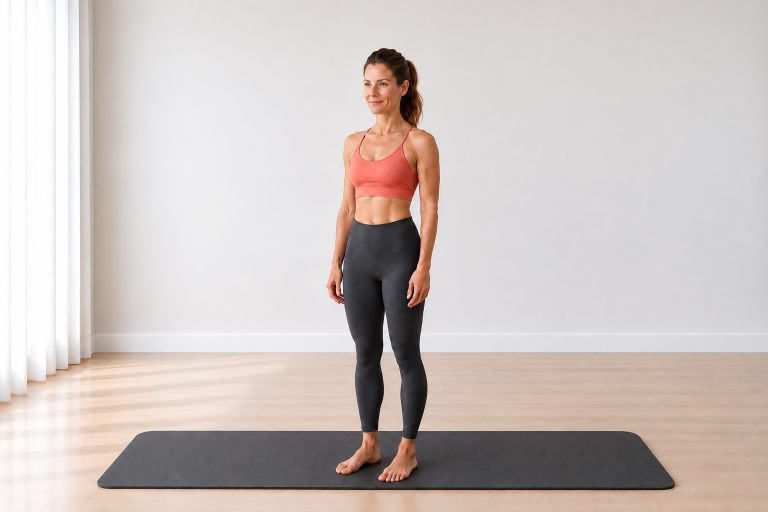
#> input picture Pilates Assets/02_Exercise_Cards/Chest Opener/chest_opener_start.png, 1536 x 1024 px (shown at 1/2 size); the run also reads 1 picture not shown here
$ python build_chest_opener_cards.py
#> lines starting #> are read from the running program, lines starting #| are printed output that depends on the picture; after the words box and inside, x2 and y2 are one past the last pixel; in counts of white or black regions, pixels touching at a corner belong together
# -*- coding: utf-8 -*-
from pathlib import Path
import hashlib

from PIL import Image, ImageDraw, ImageFont, ImageOps


BASE = Path(__file__).resolve().parent
START = BASE / "chest_opener_start.png"
HERO = BASE / "chest_opener_hero.png"
GUIDE = BASE / "chest_opener_guide_card_v04.png"
STEP = BASE / "chest_opener_step_by_step_v04.png"

EXPECTED = {
    START: "ab5a7b2330678b5dbb3c52936b8b716c2842a5a10791bff6366765aa708690b4",
    HERO: "4583691f3fd532642d0b592efaa480cc1d532e002ef807e9ba8053adc4032f1c",
}

BG = (244, 251, 250)
CARD = (255, 255, 255)
INK = (38, 44, 47)
MUTED = (101, 115, 119)
TEAL = (20, 154, 154)
TEAL_D = (14, 122, 123)
LINE = (210, 232, 230)
SOFT = (231, 247, 246)
WARN = (255, 247, 244)
WARN_LINE = (242, 220, 216)
WARN_ICON = (199, 92, 84)
FONT_DIR = Path(r"C:\Windows\Fonts")

GUIDE_HOW = [
    ("1", "Postav se vzpřímeně, chodidla dej přibližně na šířku kyčlí a paže nech volně podél těla."),
    ("2", "S nádechem spoj ruce za tělem, ramena stáhni dolů a dozadu a jemně otevři hrudník."),
    ("3", "S výdechem pomalu uvolni ruce a vrať paže kontrolovaně do výchozí polohy."),
]

GUIDE_WATCH = (
    "Nezvedej ramena k uším, nezakláněj hlavu a neotevírej hrudník "
    "prohnutím v bedrech."
)

STEP_TEXTS = [
    (
        "KROK 1",
        "START",
        START,
        "Postav se vzpřímeně, chodidla dej přibližně na šířku kyčlí a paže nech volně podél těla.",
    ),
    (
        "KROK 2",
        "OTEVŘENÍ HRUDNÍKU",
        HERO,
        "S nádechem spoj ruce za tělem. Ramena stáhni dolů a dozadu a jemně otevři hrudník.",
    ),
    (
        "KROK 3",
        "NÁVRAT",
        START,
        "S výdechem pomalu uvolni ruce a vrať paže kontrolovaně do výchozí polohy.",
    ),
]

STEP_BREATH = "Nádech při otevření hrudníku. Výdech při návratu."
STEP_WATCH = (
    "Žebra nevytlačuj dopředu. Neprohýbej bedra, nezvedej ramena k uším "
    "a hlavu drž v neutrální poloze."
)


def sha256(path):
    return hashlib.sha256(path.read_bytes()).hexdigest()


def font(name, size):
#> called with name = 'arialbd.ttf', size = 44
    for candidate in (FONT_DIR / name, FONT_DIR / "arial.ttf", FONT_DIR / "segoeui.ttf"):
        if candidate.exists():
            return ImageFont.truetype(str(candidate), size)
    return ImageFont.load_default()


F = {
    "title": font("arialbd.ttf", 44),
    "h2": font("arialbd.ttf", 25),
    "h3": font("arialbd.ttf", 20),
    "body": font("arial.ttf", 22),
    "small": font("arial.ttf", 17),
    "small_b": font("arialbd.ttf", 17),
    "tiny": font("arial.ttf", 14),
    "step_title": font("arialbd.ttf", 38),
    "step_h": font("arialbd.ttf", 24),
    "step_body": font("arial.ttf", 23),
}


def rounded(draw, box, radius=28, fill=CARD, outline=LINE, width=2):
    draw.rounded_rectangle(box, radius=radius, fill=fill, outline=outline, width=width)


def wrap_text(draw, text, selected_font, max_width):
    words = text.split()
    lines = []
    current = ""
    for word in words:
        candidate = (current + " " + word).strip()
        if draw.textbbox((0, 0), candidate, font=selected_font)[2] <= max_width or not current:
            current = candidate
        else:
            lines.append(current)
            current = word
    if current:
        lines.append(current)
    return lines


def draw_wrapped(draw, xy, text, selected_font, fill, max_width, line_gap=7):
    x, y = xy
    last_bottom = y
    for line in wrap_text(draw, text, selected_font, max_width):
        draw.text((x, y), line, font=selected_font, fill=fill)
        bbox = draw.textbbox((x, y), line, font=selected_font)
        last_bottom = bbox[3]
        y += draw.textbbox((0, 0), line, font=selected_font)[3] + line_gap
    return y, last_bottom


def fit_image(path, size, centering=(0.5, 0.5)):
    with Image.open(path) as source:
        return ImageOps.fit(
            source.convert("RGB"),
            size,
            method=Image.Resampling.LANCZOS,
            centering=centering,
        )


def paste_round(base, image, box, radius=22):
    x1, y1, x2, y2 = box
    size = (x2 - x1, y2 - y1)
    if image.size != size:
        image = image.resize(size, Image.Resampling.LANCZOS)
    mask = Image.new("L", size, 0)
    ImageDraw.Draw(mask).rounded_rectangle((0, 0, size[0], size[1]), radius=radius, fill=255)
    base.paste(image, (x1, y1), mask)


def center_text(draw, box, text, selected_font, fill):
    x1, y1, x2, y2 = box
    bbox = draw.textbbox((0, 0), text, font=selected_font)
    x = x1 + (x2 - x1 - (bbox[2] - bbox[0])) / 2
    y = y1 + (y2 - y1 - (bbox[3] - bbox[1])) / 2 - 2
    draw.text((x, y), text, font=selected_font, fill=fill)


def pill(draw, xy, text, selected_font, fill=SOFT, outline=LINE, text_fill=TEAL_D):
    x, y = xy
    bbox = draw.textbbox((0, 0), text, font=selected_font)
    pad_x, pad_y = 16, 8
    box = (x, y, x + bbox[2] - bbox[0] + pad_x * 2, y + bbox[3] - bbox[1] + pad_y * 2)
    draw.rounded_rectangle(box, radius=16, fill=fill, outline=outline, width=1)
    draw.text((x + pad_x, y + pad_y - 1), text, font=selected_font, fill=text_fill)
    return box[2] + 8


def draw_icon(draw, center, kind, color=TEAL):
    x, y = center
    if kind == "breath":
        draw.arc((x - 8, y - 8, x + 8, y + 8), 25, 320, fill=color, width=3)
        draw.line((x + 7, y - 8, x + 12, y - 8, x + 12, y - 3), fill=color, width=3)
    elif kind == "focus":
        draw.ellipse((x - 8, y - 8, x + 8, y + 8), outline=color, width=3)
        draw.ellipse((x - 3, y - 3, x + 3, y + 3), fill=color)
    elif kind == "repeat":
        draw.arc((x - 9, y - 7, x + 9, y + 7), 200, 20, fill=color, width=3)
        draw.polygon([(x + 8, y - 8), (x + 14, y - 5), (x + 9, y - 1)], fill=color)
    elif kind == "warn":
        draw.polygon([(x, y - 10), (x - 10, y + 9), (x + 10, y + 9)], outline=color, width=3)
        draw.line((x, y - 3, x, y + 3), fill=color, width=2)
        draw.ellipse((x - 1, y + 6, x + 1, y + 8), fill=color)


def ensure_bottom_margin(name, bottom, card_bottom, minimum=20):
    margin = card_bottom - bottom
    if margin < minimum:
        raise RuntimeError(f"{name} bottom margin {margin}px is below {minimum}px")
    return margin


def verify_sources():
    for path, expected_hash in EXPECTED.items():
        if not path.exists():
            raise FileNotFoundError(path)
        with Image.open(path) as image:
#> image is the input picture: PIL image 1536x1024 RGB; mean R, G, B 204.2, 195.1, 191.6
            if image.size != (1536, 1024):
                raise RuntimeError(f"Unexpected source size for {path.name}: {image.size}")
        actual_hash = sha256(path)
        if actual_hash != expected_hash:
            raise RuntimeError(f"SHA mismatch for {path.name}: {actual_hash} != {expected_hash}")
#> pass 2 of the loop in verify_sources, `for path, expected_hash in EXPECTED.items():`:
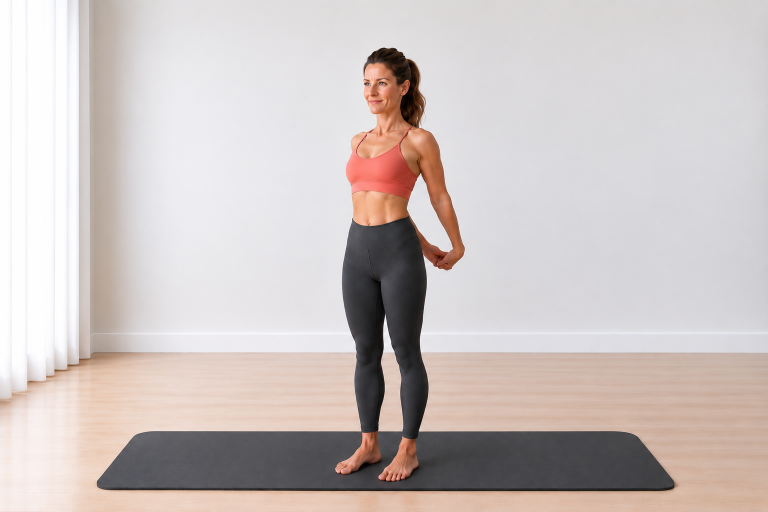
#> input picture Pilates Assets/02_Exercise_Cards/Chest Opener/chest_opener_hero.png, 1536 x 1024 px (shown at 1/2 size)
#> in verify_sources, image is the input picture: PIL image 1536x1024 RGB; mean R, G, B 204.1, 195, 192.9


def build_guide():
    image = Image.new("RGB", (780, 1688), BG)
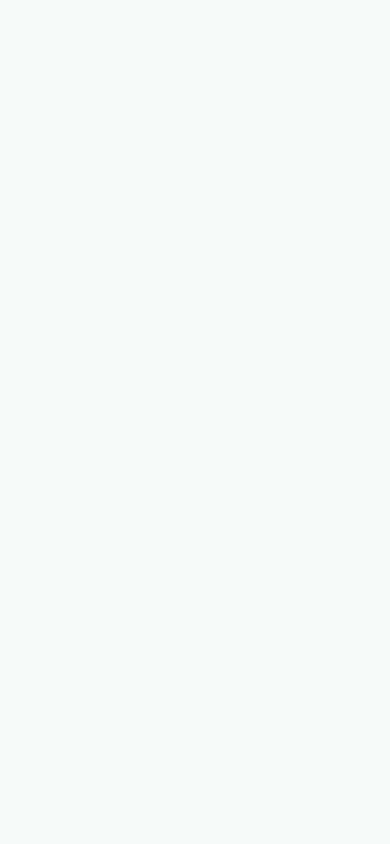
#> image: PIL image 780x1688 RGB (shown at 1/2 size); mean R, G, B 244, 251, 250
    draw = ImageDraw.Draw(image)

    rounded(draw, (34, 34, 746, 132), 28, CARD, LINE, 2)
    draw.text((62, 52), "OTEVŘENÍ HRUDNÍKU", font=F["title"], fill=INK)
    draw.text((62, 98), "Chest Opener", font=F["small_b"], fill=TEAL_D)
    draw_wrapped(
        draw,
        (62, 118),
        "Uvolňuje hrudník a ramena. Podporuje vzpřímené držení těla.",
        F["tiny"],
        MUTED,
        650,
        2,
    )
    x = pill(draw, (62, 142), "Mobilita hrudníku", F["small_b"])
#> x = 190
    pill(draw, (x, 142), "Uvolnění ramen", F["small_b"])

    rounded(draw, (34, 196, 746, 653), 28, CARD, LINE, 2)
    paste_round(image, fit_image(HERO, (680, 393), (0.5, 0.48)), (50, 218, 730, 611), 22)
#> in paste_round, `x1, y1, x2, y2 = box`: x1 = 50; y1 = 218; x2 = 730; y2 = 611
#> in paste_round, `size = (x2 - x1, y2 - y1)`: size = (680, 393)
#> in paste_round, `mask = Image.new("L", size, 0)`: mask: PIL image 680x393 L; every value is 0
#> in paste_round, `ImageDraw.Draw(mask).rounded_rectangle((0, 0, size[0], size[1]), radiu..`:
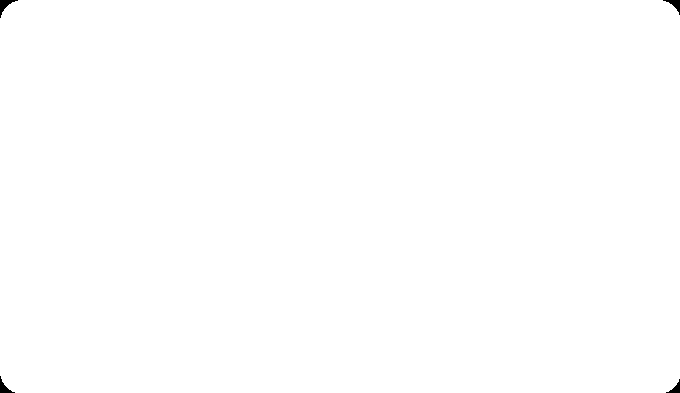
#> mask: PIL image 680x393 L; 99.9% white; 4 black regions, box (x1, y1, x2, y2) and area: (0, 0, 18, 18) 111, (663, 0, 680, 15) 93, (0, 376, 15, 393) 93, (666, 379, 680, 393) 76

    mini_y, mini_w, mini_h, gap = 675, 218, 146, 22
    xs = [34, 34 + mini_w + gap, 34 + 2 * (mini_w + gap)]
    labels = [
        ("START", "Paže podél těla"),
        ("OTEVŘENÍ", "Ruce spoj za tělem"),
        ("NÁVRAT", "Pomalu uvolni"),
    ]
    for index, (x0, (label, caption), path) in enumerate(zip(xs, labels, (START, HERO, START)), 1):
        rounded(draw, (x0, mini_y, x0 + mini_w, mini_y + mini_h + 58), 22, CARD, LINE, 2)
        paste_round(
            image,
            fit_image(path, (mini_w - 22, mini_h), (0.5, 0.48)),
            (x0 + 11, mini_y + 10, x0 + mini_w - 11, mini_y + 10 + mini_h),
            16,
        )
#> call 2 of fit_image, with size = (196, 146), centering = (0.5, 0.48)
#> in fit_image (call 2), `return ImageOps.fit( source.convert("RGB"), size, method=Image.Resampl..`:
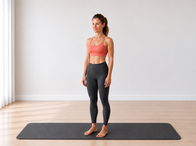
#> returned value: PIL image 196x146 RGB; mean R, G, B 201.5, 191.9, 188.3
#> call 2 of paste_round, with box = (45, 685, 241, 831), radius = 16
#> in paste_round (call 2), `x1, y1, x2, y2 = box`: x1 = 45; y1 = 685; x2 = 241; y2 = 831
#> in paste_round (call 2), `size = (x2 - x1, y2 - y1)`: size = (196, 146)
#> in paste_round (call 2), `mask = Image.new("L", size, 0)`: mask: PIL image 196x146 L; every value is 0
#> in paste_round (call 2), `ImageDraw.Draw(mask).rounded_rectangle((0, 0, size[0], size[1]), radiu..`:
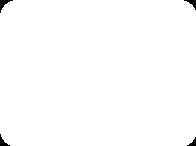
#> mask: PIL image 196x146 L; 99.3% white; 4 black regions, box (x1, y1, x2, y2) and area: (0, 0, 13, 13) 61, (184, 0, 196, 10) 48, (0, 134, 10, 146) 48, (187, 137, 196, 146) 36
        draw.ellipse((x0 + 15, mini_y + 15, x0 + 43, mini_y + 43), fill=TEAL)
        center_text(draw, (x0 + 15, mini_y + 15, x0 + 43, mini_y + 43), str(index), F["tiny"], (255, 255, 255))
        center_text(draw, (x0 + 8, mini_y + mini_h + 14, x0 + mini_w - 8, mini_y + mini_h + 40), label, F["small_b"], INK)
        center_text(draw, (x0 + 8, mini_y + mini_h + 38, x0 + mini_w - 8, mini_y + mini_h + 57), caption, F["tiny"], MUTED)
#> pass 2 of the loop in build_guide, `for index, (x0, (label, caption), path) in enumerate(zip(xs, labels, (..`:

    info_y, box_w, box_h = 915, 218, 142
    info = [
        ("breath", "DECH", "Nádech při otevření. Výdech při návratu."),
        ("focus", "ZAMĚŘ SE", "Ramena dolů a dozadu. Žebra drž klidná."),
        ("repeat", "OPAKOVÁNÍ", "Drž podle dávky v tréninku."),
    ]
    for x0, (kind, heading, body) in zip(xs, info):
        rounded(draw, (x0, info_y, x0 + box_w, info_y + box_h), 22, CARD, LINE, 2)
        draw_icon(draw, (x0 + 28, info_y + 30), kind)
        draw.text((x0 + 48, info_y + 18), heading, font=F["small_b"], fill=TEAL_D)
        draw_wrapped(draw, (x0 + 18, info_y + 56), body, F["small"], INK, box_w - 36, 4)

    rounded(draw, (34, 1090, 746, 1412), 26, CARD, LINE, 2)
    draw.text((62, 1120), "JAK PROVÉST", font=F["h2"], fill=INK)
    y = 1165
    margins = {}
    for number_value, text in GUIDE_HOW:
        draw.ellipse((62, y + 2, 92, y + 32), fill=SOFT, outline=LINE, width=1)
        center_text(draw, (62, y + 2, 92, y + 32), number_value, F["small_b"], TEAL_D)
        y, body_bottom = draw_wrapped(draw, (106, y), text, F["body"], INK, 590, 7)
        margins[f"GUIDE STEP {number_value}"] = 1412 - body_bottom
        y += 12
#> this loop made 3 passes
#> (y, body_bottom) on passes 1 to 3: (1196, 1177), (1227, 1208), (1258, 1239)
#> after the loop, margins = {'GUIDE STEP 1': 235, 'GUIDE STEP 2': 204, 'GUIDE STEP 3': 173}; y = 1258

    rounded(draw, (34, 1440, 746, 1618), 26, WARN, WARN_LINE, 2)
    draw_icon(draw, (64, 1473), "warn", WARN_ICON)
    draw.text((92, 1457), "HLÍDEJ SI", font=F["h3"], fill=INK)
    _, watch_bottom = draw_wrapped(draw, (62, 1500), GUIDE_WATCH, F["body"], INK, 640, 7)
#> watch_bottom = 1512
    margins["GUIDE WATCH"] = ensure_bottom_margin("Guide watch", watch_bottom, 1618)
#> in ensure_bottom_margin, `margin = card_bottom - bottom`: margin = 106
    draw.text((54, 1640), "Moovka", font=F["tiny"], fill=MUTED)
    image.save(GUIDE)
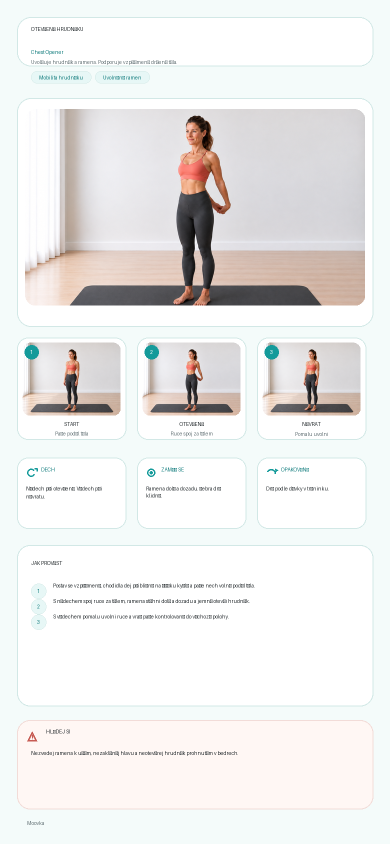
#> saved as chest_opener_guide_card_v04.png: PIL image 780x1688 RGB (shown at 1/2 size); mean R, G, B 236.1, 235.4, 234.4
#> in main, `guide_margins = build_guide()`: guide_margins = {'GUIDE STEP 1': 235, 'GUIDE STEP 2': 204, 'GUIDE STEP 3': 173, 'GUIDE WATCH': 106}
    return margins


def build_step():
    image = Image.new("RGB", (780, 2280), BG)
#> image: PIL image 780x2280 RGB
    draw = ImageDraw.Draw(image)

    rounded(draw, (34, 34, 746, 126), 28, CARD, LINE, 2)
    draw.text((62, 56), "Krok za krokem", font=F["step_title"], fill=INK)
    draw.text((62, 98), "OTEVŘENÍ HRUDNÍKU / Chest Opener", font=F["small_b"], fill=TEAL_D)

    y = 160
    margins = {}
    for step_label, heading, photo, body in STEP_TEXTS:
        card_height = 575
        card_bottom = y + card_height
        rounded(draw, (34, y, 746, card_bottom), 28, CARD, LINE, 2)
        draw.rounded_rectangle((58, y + 24, 148, y + 54), radius=15, fill=SOFT, outline=LINE, width=1)
        center_text(draw, (58, y + 24, 148, y + 54), step_label, F["small_b"], TEAL_D)
        draw.text((62, y + 72), heading, font=F["step_h"], fill=INK)
        image_bottom = y + 466
        paste_round(
            image,
            fit_image(photo, (656, 352), (0.5, 0.48)),
            (62, y + 114, 718, image_bottom),
            22,
        )
#> in fit_image (call 5), `return ImageOps.fit( source.convert("RGB"), size, method=Image.Resampl..`:
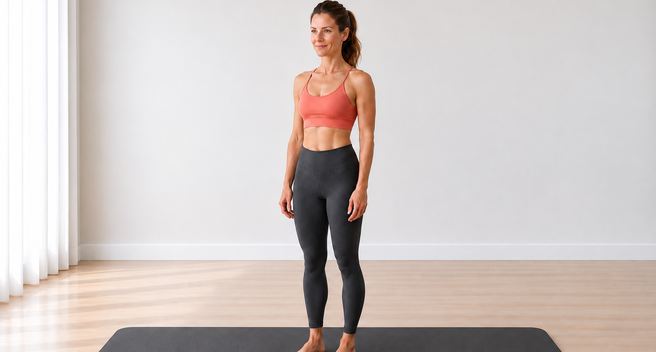
#> returned value: PIL image 656x352 RGB; mean R, G, B 207.8, 198.9, 195.7
#> in paste_round (call 5), `mask = Image.new("L", size, 0)`: mask: PIL image 656x352 L; every value is 0
#> in paste_round (call 5), `ImageDraw.Draw(mask).rounded_rectangle((0, 0, size[0], size[1]), radiu..`: mask: PIL image 656x352 L; 99.8% white; 4 black regions, box (x1, y1, x2, y2) and area: (0, 0, 18, 18) 111, (639, 0, 656, 15) 93, (0, 335, 15, 352) 93, (642, 338, 656, 352) 76
        _, body_bottom = draw_wrapped(draw, (62, image_bottom + 20), body, F["step_body"], INK, 650, 7)
#> body_bottom = 658
        margins[step_label] = ensure_bottom_margin(step_label, body_bottom, card_bottom)
        y += card_height + 18
#> pass 2 of the loop in build_step, `for step_label, heading, photo, body in STEP_TEXTS:`:
#> in fit_image (call 6), `return ImageOps.fit( source.convert("RGB"), size, method=Image.Resampl..`:
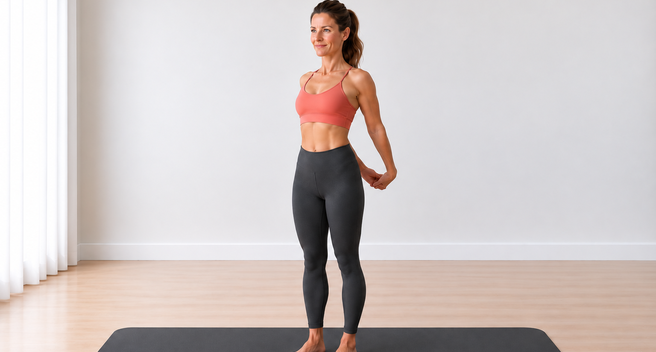
#> returned value: PIL image 656x352 RGB; mean R, G, B 207.5, 198.7, 197.1
#> y1 = 867; y2 = 1219
#> in paste_round (call 6), `base.paste(image, (x1, y1), mask)`:
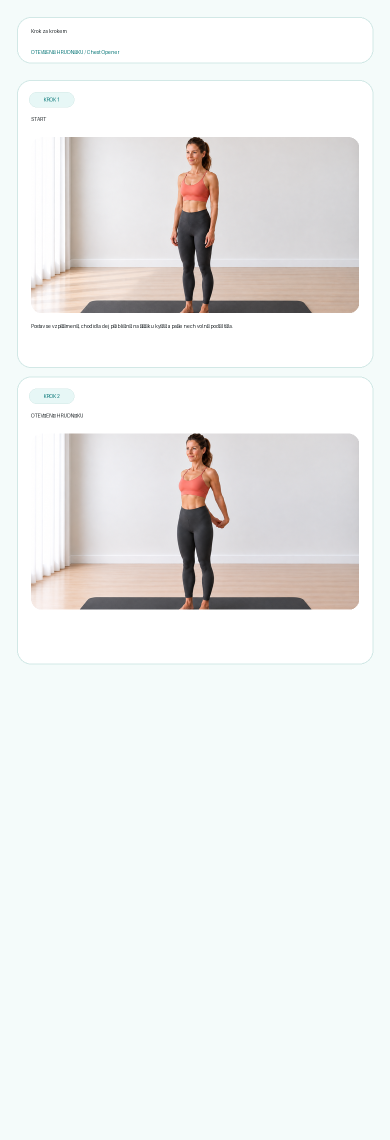
#> base: PIL image 780x2280 RGB (shown at 1/2 size); mean R, G, B 236.5, 238, 236.9
#> in build_step, `_, body_bottom = draw_wrapped(draw, (62, image_bottom + 20), body, F["..`: body_bottom = 1251

    rounded(draw, (34, y, 746, y + 300), 28, WARN, WARN_LINE, 2)
    draw_icon(draw, (66, y + 45), "breath", TEAL)
    draw.text((98, y + 28), "DECH", font=F["step_h"], fill=INK)
    next_y, _ = draw_wrapped(draw, (62, y + 78), STEP_BREATH, F["step_body"], INK, 650, 8)
#> next_y = 2037
    draw_icon(draw, (66, next_y + 31), "warn", WARN_ICON)
    draw.text((98, next_y + 14), "HLÍDEJ SI", font=F["step_h"], fill=INK)
    _, watch_bottom = draw_wrapped(draw, (62, next_y + 64), STEP_WATCH, F["step_body"], INK, 650, 8)
#> watch_bottom = 2113
    margins["STEP WATCH"] = ensure_bottom_margin("Step watch", watch_bottom, y + 300)
    draw.text((54, 2240), "Moovka", font=F["tiny"], fill=MUTED)
    image.save(STEP)
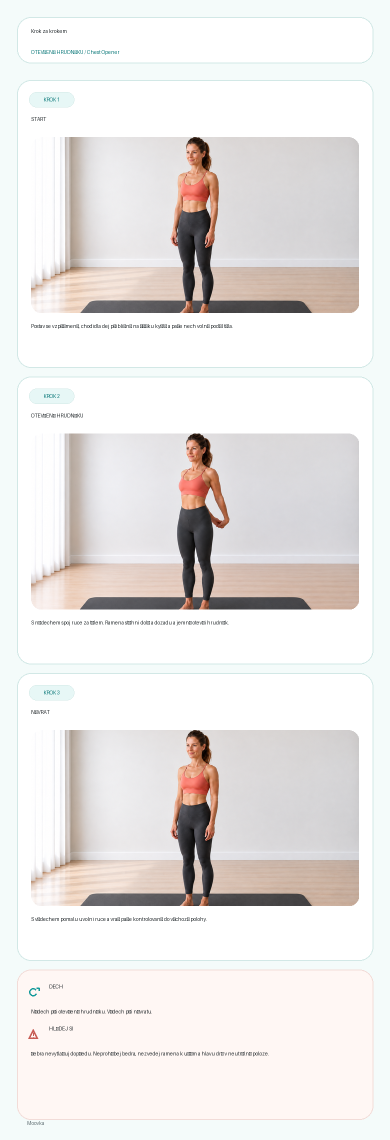
#> saved as chest_opener_step_by_step_v04.png: PIL image 780x2280 RGB (shown at 1/2 size); mean R, G, B 233.6, 230.5, 229
    return margins


def main():
    verify_sources()
    before = {path: sha256(path) for path in EXPECTED}
    guide_margins = build_guide()
    step_margins = build_step()
#> step_margins = {'KROK 1': 77, 'KROK 2': 77, 'KROK 3': 77, 'STEP WATCH': 126}
    after = {path: sha256(path) for path in EXPECTED}
    if before != after:
        raise RuntimeError("Source image hash changed during export")

    for path, expected_size in ((GUIDE, (780, 1688)), (STEP, (780, 2280))):
        with Image.open(path) as image:
            if image.size != expected_size:
                raise RuntimeError(f"Unexpected export size for {path.name}: {image.size}")
#> pass 2 of the loop in main, `for path, expected_size in ((GUIDE, (780, 1688)), (STEP, (780, 2280))):`:

    print(f"Exported {GUIDE.name} 780x1688")
    print(f"Exported {STEP.name} 780x2280")
    for label, margin in guide_margins.items():
        print(f"{label} bottom reserve: {margin}px")
#> this loop made 4 passes
#> (label, margin) on passes 1 to 4: ('GUIDE STEP 1', 235), ('GUIDE STEP 2', 204), ('GUIDE STEP 3', 173), ('GUIDE WATCH', 106)
#| GUIDE STEP 1 bottom reserve: 235px
#| GUIDE STEP 2 bottom reserve: 204px
#| GUIDE STEP 3 bottom reserve: 173px
#| GUIDE WATCH bottom reserve: 106px
    for label, margin in step_margins.items():
        print(f"{label} bottom reserve: {margin}px")
#> this loop made 4 passes
#> (label, margin) on passes 1 to 4: ('KROK 1', 77), ('KROK 2', 77), ('KROK 3', 77), ('STEP WATCH', 126)
#| KROK 1 bottom reserve: 77px
#| KROK 2 bottom reserve: 77px
#| KROK 3 bottom reserve: 77px
#| STEP WATCH bottom reserve: 126px
    print("Source START/HERO unchanged")


if __name__ == "__main__":
    main()
